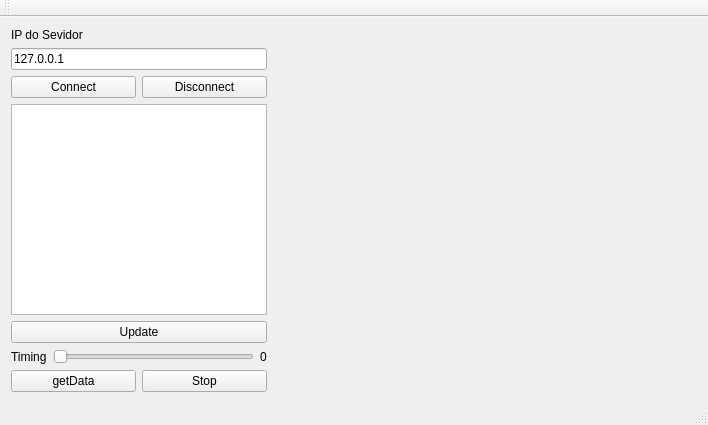
<?xml version="1.0" encoding="UTF-8"?>
<ui version="4.0">
 <class>MainWindow</class>
 <widget class="QMainWindow" name="MainWindow">
  <property name="geometry">
   <rect>
    <x>0</x>
    <y>0</y>
    <width>708</width>
    <height>425</height>
   </rect>
  </property>
  <property name="windowTitle">
   <string>MainWindow</string>
  </property>
  <widget class="QWidget" name="centralWidget">
   <layout class="QFormLayout" name="formLayout">
    <item row="0" column="0">
     <layout class="QVBoxLayout" name="verticalLayout">
      <item>
       <widget class="QLabel" name="label_Host">
        <property name="text">
         <string>IP do Sevidor</string>
        </property>
       </widget>
      </item>
      <item>
       <widget class="QLineEdit" name="lineEdit_Host">
        <property name="text">
         <string>127.0.0.1</string>
        </property>
       </widget>
      </item>
      <item>
       <layout class="QHBoxLayout" name="horizontalLayout">
        <item>
         <widget class="QPushButton" name="pushButton_Connect">
          <property name="text">
           <string>Connect</string>
          </property>
         </widget>
        </item>
        <item>
         <widget class="QPushButton" name="pushButton_Disconnect">
          <property name="text">
           <string>Disconnect</string>
          </property>
         </widget>
        </item>
       </layout>
      </item>
      <item>
       <widget class="QListWidget" name="listWidget_ListaDeClients"/>
      </item>
      <item>
       <widget class="QPushButton" name="pushButton_Update">
        <property name="text">
         <string>Update</string>
        </property>
       </widget>
      </item>
      <item>
       <layout class="QHBoxLayout" name="horizontalLayout_3">
        <item>
         <widget class="QLabel" name="label_Timing">
          <property name="text">
           <string>Timing</string>
          </property>
         </widget>
        </item>
        <item>
         <widget class="QSlider" name="horizontalSlider_Time">
          <property name="orientation">
           <enum>Qt::Horizontal</enum>
          </property>
         </widget>
        </item>
        <item>
         <widget class="QLabel" name="label_number">
          <property name="text">
           <string>0</string>
          </property>
         </widget>
        </item>
       </layout>
      </item>
      <item>
       <layout class="QHBoxLayout" name="horizontalLayout_2">
        <item>
         <widget class="QPushButton" name="pushButtonGet">
          <property name="text">
           <string>getData</string>
          </property>
         </widget>
        </item>
        <item>
         <widget class="QPushButton" name="pushButton_Stop">
          <property name="text">
           <string>Stop</string>
          </property>
         </widget>
        </item>
       </layout>
      </item>
     </layout>
    </item>
    <item row="0" column="1">
     <widget class="Plotter" name="widget_Plotter" native="true"/>
    </item>
   </layout>
  </widget>
  <widget class="QMenuBar" name="menuBar">
   <property name="geometry">
    <rect>
     <x>0</x>
     <y>0</y>
     <width>708</width>
     <height>21</height>
    </rect>
   </property>
  </widget>
  <widget class="QToolBar" name="mainToolBar">
   <attribute name="toolBarArea">
    <enum>TopToolBarArea</enum>
   </attribute>
   <attribute name="toolBarBreak">
    <bool>false</bool>
   </attribute>
  </widget>
  <widget class="QStatusBar" name="statusBar"/>
 </widget>
 <layoutdefault spacing="6" margin="11"/>
 <customwidgets>
  <customwidget>
   <class>Plotter</class>
   <extends>QWidget</extends>
   <header>plotter.h</header>
   <container>1</container>
   <slots>
    <signal>mudouX(int)</signal>
    <signal>mudouY(int)</signal>
    <slot>mudaAmplitude(int)</slot>
    <slot>mudaFrequencia(int)</slot>
   </slots>
  </customwidget>
 </customwidgets>
 <resources/>
 <connections>
  <connection>
   <sender>horizontalSlider_Time</sender>
   <signal>valueChanged(int)</signal>
   <receiver>label_number</receiver>
   <slot>setNum(int)</slot>
   <hints>
    <hint type="sourcelabel">
     <x>88</x>
     <y>360</y>
    </hint>
    <hint type="destinationlabel">
     <x>262</x>
     <y>359</y>
    </hint>
   </hints>
  </connection>
 </connections>
</ui>
